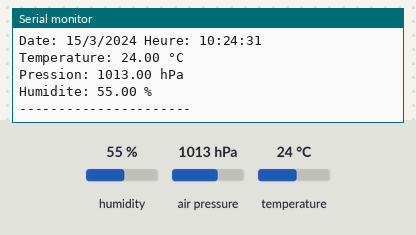
The sketch below on a simulated ESP32. On the bench: the last lines printed to the serial monitor. The inputs (shaded band) are chosen by the test bench; at power-on: humidity 55 %, air pressure 1013 hPa, temperature 24 °C. The local clock reads 2024-03-15 10:24:30 at power-on unless the sketch sets it.

Above: at 2.2 s.
2.3 s: humidity set to 22 %
At 3.7 s:
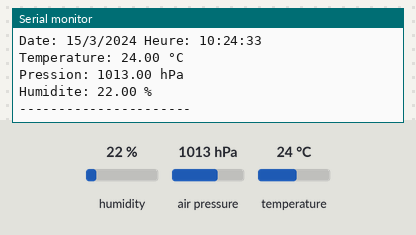
5.0 s: air pressure set to 952 hPa
At 5.5 s:
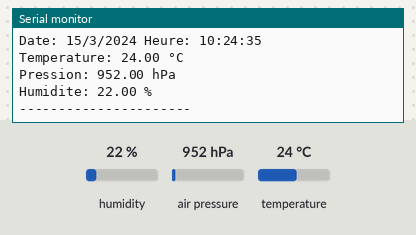
7.7 s: temperature set to 12 °C
Timing chart, 0 to 10.7 s (numbered marks = the images above; inputs shaded):
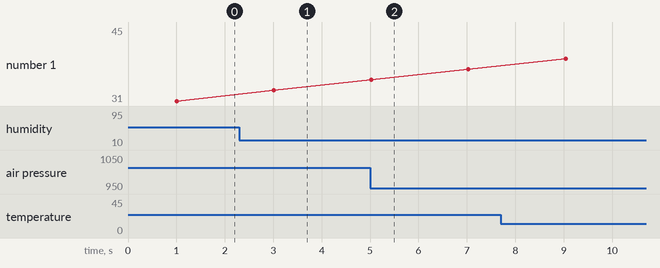

The sketch:

Code_Partie1_BME280_RTCDS3231.ino
```cpp
#include <Wire.h>
#include <Adafruit_Sensor.h>
#include <Adafruit_BME280.h>
#include <RTClib.h>

#define SEALEVELPRESSURE_HPA 1013.25

Adafruit_BME280 bme;
RTC_DS3231 rtc;

void setup() {
  Serial.begin(115200);
  delay(1000);

  Wire.begin(21, 22);

  Serial.println("Initialisation...");

  // --- BME280 ---
  bool status = bme.begin(0x76);
  if (!status) {
    status = bme.begin(0x77);
  }
  if (!status) {
    Serial.println("Erreur BME280 !");
    while (1);
  }

  // --- RTC ---
  if (!rtc.begin()) {
    Serial.println("Erreur RTC !");
    while (1);
  }

  // ⚠️ A activer UNE SEULE FOIS puis re-commenter
  // rtc.adjust(DateTime(F(__DATE__), F(__TIME__)));

  Serial.println("Systeme OK !");
}

void loop() {
  DateTime now = rtc.now();

  float temp = bme.readTemperature();
  float pres = bme.readPressure() / 100.0F;
  float hum = bme.readHumidity();

  // Affichage date + heure
  Serial.print("Date: ");
  Serial.print(now.day());
  Serial.print("/");
  Serial.print(now.month());
  Serial.print("/");
  Serial.print(now.year());

  Serial.print(" Heure: ");
  Serial.print(now.hour());
  Serial.print(":");
  Serial.print(now.minute());
  Serial.print(":");
  Serial.println(now.second());

  // Données capteur
  Serial.print("Temperature: ");
  Serial.print(temp);
  Serial.println(" °C");

  Serial.print("Pression: ");
  Serial.print(pres);
  Serial.println(" hPa");

  Serial.print("Humidite: ");
  Serial.print(hum);
  Serial.println(" %");

  Serial.println("----------------------");

  delay(2000);
}
```

Measured:
- after the input at 2.3 s, the serial monitor: prints a new line after 0.72 s (image 1)
- after the input at 5.0 s, the serial monitor: prints a new line at once (image 2)
